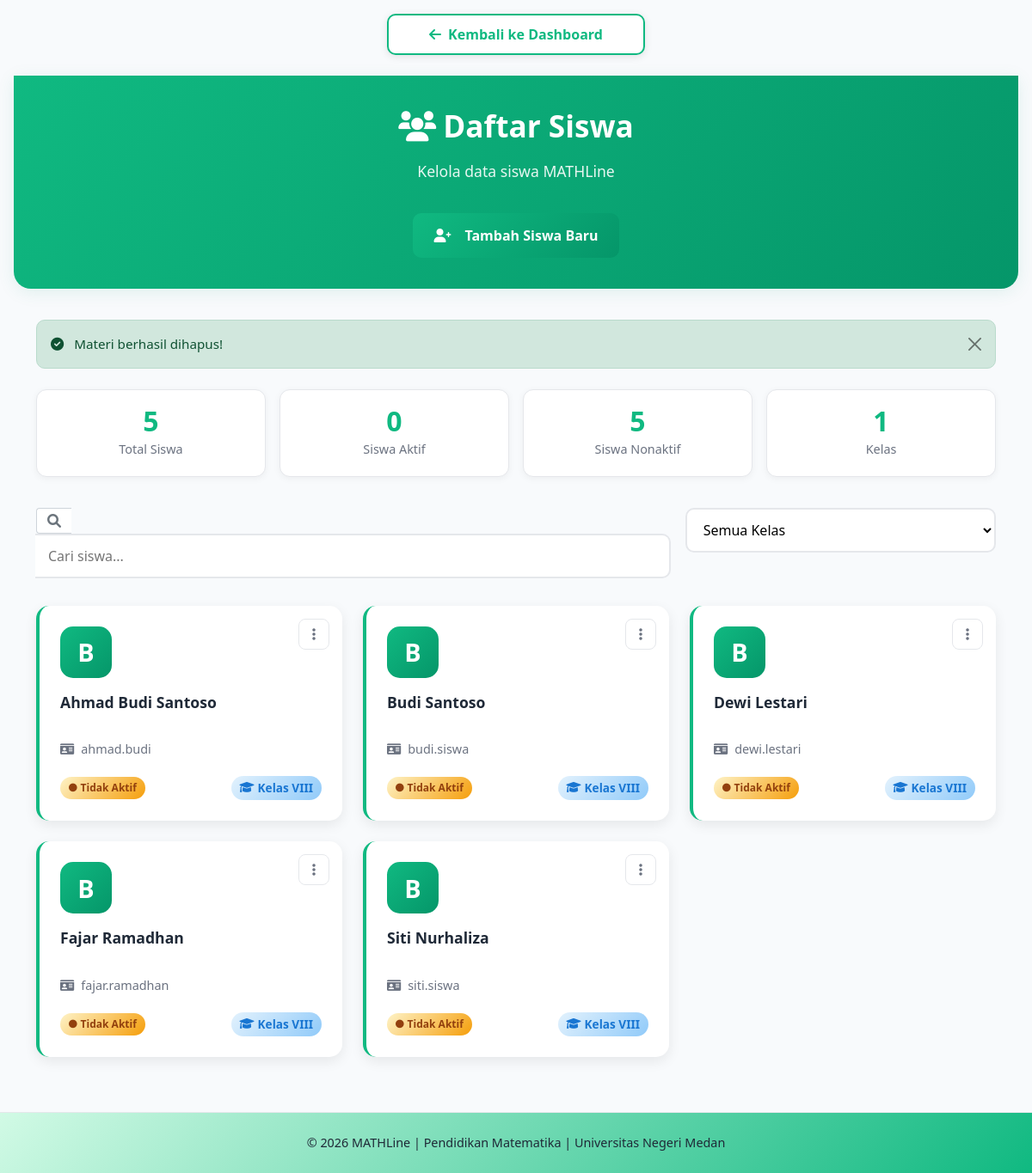
The app's page /admin/students.php (signed in) with its own data.
### tables this page shows
CREATE TABLE students (
    id INT PRIMARY KEY AUTO_INCREMENT,
    user_id INT NOT NULL,
    class VARCHAR(10) NOT NULL,
    year INT DEFAULT YEAR(CURRENT_DATE),
    status ENUM('active', 'inactive') DEFAULT 'active',
    FOREIGN KEY (user_id) REFERENCES users(id) ON DELETE CASCADE,
    INDEX idx_class (class),
    INDEX idx_status (status),
    INDEX idx_user (user_id)
) COMMENT = 'Tabel khusus untuk data siswa';

CREATE TABLE users (
    id INT PRIMARY KEY AUTO_INCREMENT,
    username VARCHAR(50) UNIQUE NOT NULL,
    password VARCHAR(255),  
    role ENUM('admin', 'guru', 'siswa') NOT NULL,
    full_name VARCHAR(100) NOT NULL,
    nim_nis VARCHAR(20),
    email VARCHAR(100),
    phone VARCHAR(20),
    last_login DATETIME,
    created_at TIMESTAMP DEFAULT CURRENT_TIMESTAMP,
    INDEX idx_role (role),
    INDEX idx_full_name (full_name),
    INDEX idx_email (email),
    INDEX idx_username (username)
) COMMENT = 'Tabel untuk menyimpan data semua pengguna sistem';

### admin/students.php (the view, shortened to what this page needs)
<?php
$db = Database::getInstance();
$conn = $db->getConnection();
$stmt = $conn->prepare("
    SELECT u.id, u.username, u.full_name,
           s.class, s.status
    FROM users u
    JOIN students s ON u.id = s.user_id
    WHERE u.role = 'siswa'
    ORDER BY s.class, u.full_name
");
$stmt->execute();
$result = $stmt->get_result();
$students = $result->fetch_all(MYSQLI_ASSOC);
$total_students = count($students);
$unique_classes = [];
foreach ($students as $student) {
    if (!empty($student['class']) && !in_array($student['class'], $unique_classes)) {
        $unique_classes[] = $student['class'];
    }
}
$active_count = 0;
$inactive_count = $total_students;
$total_classes = !empty($unique_classes) ? count($unique_classes) : 0;
?>
<!DOCTYPE html>
<html lang="id">
<head>
    <link href="https://cdn.jsdelivr.net/npm/bootstrap@5.1.3/dist/css/bootstrap.min.css" rel="stylesheet">
    <link rel="stylesheet" href="https://cdnjs.cloudflare.com/ajax/libs/font-awesome/6.0.0/css/all.min.css">
</head>
<body>
    <div class="main-container">
        <div class="back-to-dashboard">
            <a href="dashboard.php" class="btn-back">
                <i class="fas fa-arrow-left"></i>
                <span>Kembali ke Dashboard</span>
            </a>
        </div>
        <div class="header-section">
            <div class="header-content">
                <h1 class="header-title">
                    <i class="fas fa-users me-2"></i>Daftar Siswa
                </h1>
                <p class="header-subtitle">
                    Kelola data siswa MATHLine
                </p>
                <a href="student_add.php" class="btn-add-student">
                    <i class="fas fa-user-plus me-2"></i>Tambah Siswa Baru
                </a>
            </div>
        </div>
        <div class="container">
            <?php if (isset($_SESSION['success'])): ?>
                <div class="alert alert-success alert-dismissible fade show" role="alert">
                    <i class="fas fa-check-circle me-2"></i>
                    <?php echo $_SESSION['success']; unset($_SESSION['success']); ?>
                    <button type="button" class="btn-close" data-bs-dismiss="alert"></button>
                </div>
            <?php endif; ?>
        </div>
        <div class="container">
            <div class="stats-grid">
                <div class="stats-card">
                    <div class="number"><?php echo $total_students; ?></div>
                    <div class="label">Total Siswa</div>
                </div>
                <div class="stats-card">
                    <div class="number"><?php echo $active_count; ?></div>
                    <div class="label">Siswa Aktif</div>
                </div>
                <div class="stats-card">
                    <div class="number"><?php echo $inactive_count; ?></div>
                    <div class="label">Siswa Nonaktif</div>
                </div>
                <div class="stats-card">
                    <div class="number"><?php echo $total_classes; ?></div>
                    <div class="label">Kelas</div>
                </div>
            </div>
        </div>
        <div class="container search-filter-container">
            <div class="row g-3">
                <div class="col-md-8 col-12">
                    <div class="input-group">
                        <span class="input-group-text bg-white border-end-0">
                            <i class="fas fa-search text-muted"></i>
                        </span>
                        <input type="text"
                               id="searchInput"
                               class="search-input border-start-0"
                               placeholder="Cari siswa...">
                    </div>
                </div>
                <div class="col-md-4 col-12">
                    <select class="class-filter" id="classFilter">
                        <option value="">Semua Kelas</option>
                    </select>
                </div>
            </div>
        </div>
        <div class="container">
            <div class="students-grid" id="studentsContainer">
                <?php if (empty($students)): ?>
                    <div class="no-data">
                        <i class="fas fa-users"></i>
                        <h4 class="text-muted mb-2">Belum ada siswa terdaftar</h4>
                        <p class="text-muted mb-3">Mulai dengan menambahkan siswa baru</p>
                        <a href="student_add.php" class="btn-add-student">
                            <i class="fas fa-user-plus me-2"></i>Tambah Siswa
                        </a>
                    </div>
                <?php else: ?>
                    <?php foreach ($students as $student): ?>
                    <div class="student-item" data-class="<?php echo htmlspecialchars($student['class']); ?>">
                        <div class="student-card">
                            <div class="action-buttons">
                                <div class="dropdown">
                                    <button class="action-btn" type="button" data-bs-toggle="dropdown">
                                        <i class="fas fa-ellipsis-v"></i>
                                    </button>
                                </div>
                            </div>
                            <div class="student-card-content">
                                <div class="student-icon-wrapper">
                                    B
                                </div>
                                <h5 class="student-card-title"><?php echo htmlspecialchars($student['full_name']); ?></h5>
                                <p class="student-card-subtitle">
                                    <i class="fas fa-id-card"></i>
                                    <span><?php echo htmlspecialchars($student['username']); ?></span>
                                </p>
                                <div class="student-info-row">
                                    <span class="badge-status badge-inactive">
                                        <i class="fas fa-circle" style="font-size: 0.6rem;"></i>
                                        <span>Tidak Aktif</span>
                                    </span>
                                    <?php if (!empty($student['class'])): ?>
                                    <span class="class-badge">
                                        <i class="fas fa-graduation-cap"></i>
                                        <span>Kelas <?php echo htmlspecialchars($student['class']); ?></span>
                                    </span>
                                    <?php endif; ?>
                                </div>
                            </div>
                        </div>
                    </div>
                    <?php endforeach; ?>
                <?php endif; ?>
            </div>
        </div>
    </div>
    <footer>
        <div class="container">
            <div class="row">
                <div class="col-12 text-center">
                    <p class="mb-0">
                        &copy; <?php echo date('Y'); ?> MATHLine | Pendidikan Matematika | Universitas Negeri Medan
                    </p>
                </div>
            </div>
        </div>
    </footer>
</body>
</html>

### records on screen
students: user.full_name "Ahmad Budi Santoso", user.username "ahmad.budi", class "VIII"
students: user.full_name "Budi Santoso", user.username "budi.siswa", class "VIII"
students: user.full_name "Dewi Lestari", user.username "dewi.lestari", class "VIII"
students: user.full_name "Fajar Ramadhan", user.username "fajar.ramadhan", class "VIII"
students: user.full_name "Siti Nurhaliza", user.username "siti.siswa", class "VIII"

### other values on screen
$_SESSION['success'] "Materi berhasil dihapus!"
$total_students "5"
$active_count "0"
$inactive_count "5"
$total_classes "1"
